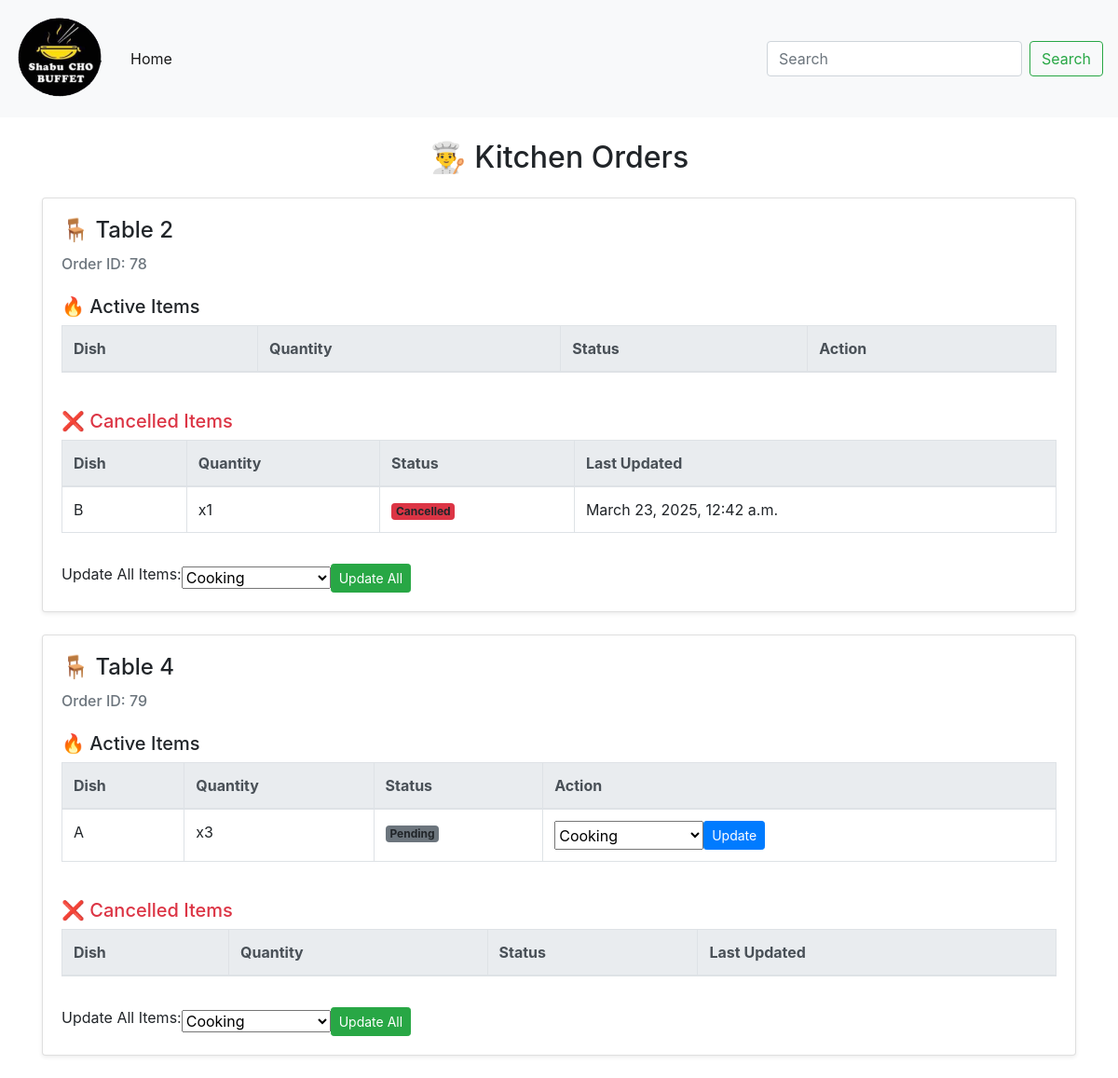
The page /kitchen_order/ on the database its author committed.
### food/models.py (models this page shows, shortened)
class Order(models.Model):
    PENDING = 'Pending'
    FINISHED = 'Finished'
    ORDER_STATUS_CHOICES = [
        (PENDING, 'Pending'),
        (FINISHED, 'Finished'),
    ]
    order_id = models.CharField(max_length=100, editable=False, unique=True, default=uuid.uuid4)
    status = models.CharField(max_length=20, choices=ORDER_STATUS_CHOICES, default=PENDING)
    created_time = models.DateTimeField(auto_now_add=True)
    updated_time = models.DateTimeField(auto_now=True)
    total_price = models.DecimalField(max_digits=10, decimal_places=2, default=0.00)
    session_expired = models.BooleanField(default=False)
    table = models.ForeignKey(Table, related_name='orders', on_delete=models.CASCADE)
    num_customers = models.PositiveIntegerField(default=1)
    selected_package = models.CharField(max_length=255, blank=True, null=True)
    class Meta:
        ordering = ['-created_time']

class Table(models.Model):
    table_number = models.IntegerField(unique=True)
    is_occupied = models.BooleanField(default=False)
    capacity = models.PositiveIntegerField(default=1)  # Number of seats

class OrderItem(models.Model):
    PENDING = 'Pending'
    COOKING = 'Cooking'
    FINISHED = 'Finished'
    CANCELLED = 'Cancelled'
    ITEM_STATUS_CHOICES = [
        (PENDING, 'Pending'),
        (COOKING, 'Cooking'),
        (FINISHED, 'Finished'),
        (CANCELLED, 'Cancelled'),
    ]
    order = models.ForeignKey(Order, related_name='items', on_delete=models.CASCADE)
    dish = models.ForeignKey(Dish, related_name='order_items', on_delete=models.CASCADE)
    quantity = models.PositiveIntegerField(default=1)
    additional_option = models.TextField(blank=True)
    status = models.CharField(max_length=20, choices=ITEM_STATUS_CHOICES, default=PENDING)
    created_at = models.DateTimeField(auto_now_add=True)
    updated_at = models.DateTimeField(auto_now=True)

class Dish(models.Model):
    name = models.CharField(max_length=255)
    description = models.TextField(max_length=200)
    category = models.CharField(max_length=50, default="") #add
    type = models.CharField(max_length=50, default="") #add
    price = models.DecimalField(max_digits=10, decimal_places=2)
    image = models.ImageField(upload_to="img", default="") #add

### food/views.py (the view, shortened to what this page needs)
# urls.py: path('kitchen_order/', views.kitchen_order, name='kitchen_order'),
def kitchen_order(request):
    orders = Order.objects.prefetch_related(
        Prefetch(
            'items',
            queryset=OrderItem.objects.filter(status__in=['Pending', 'Cooking', 'Cancelled'])
        )
    ).filter(
        items__status__in=['Pending', 'Cooking', 'Cancelled']
    ).distinct().order_by('table__table_number')
    return render(request, 'kitchen_order.html', {'orders': orders})

### food/templates/kitchen_order.html (shortened to what this page needs)
{% extends 'base.html' %}
{% block content %}
<div class="container mt-4">
    <h2 class="text-center mb-4">👨‍🍳 Kitchen Orders</h2>
    {% for order in orders %}
    <div class="card mb-4 shadow-sm">
        <div class="card-body">
            <h4 class="card-title">🪑 Table {{ order.table.table_number }}</h4>
            <h6 class="text-muted">Order ID: {{ order.id }}</h6>
            <h5 class="mt-4">🔥 Active Items</h5>
            <div class="table-responsive">
                <table class="table table-bordered table-hover align-middle">
                    <thead class="thead-light">
                        <tr>
                            <th>Dish</th>
                            <th>Quantity</th>
                            <th>Status</th>
                            <th>Action</th>
                        </tr>
                    </thead>
                    <tbody>
                        {% for item in order.items.all %}
                            {% if item.status != 'Finished' and item.status != 'Cancelled' %}
                            <tr>
                                <td>{{ item.dish.name }}</td>
                                <td>x{{ item.quantity }}</td>
                                <td><span class="badge bg-secondary">{{ item.status }}</span></td>
                                <td>
                                    <form method="post" class="d-flex gap-2 flex-wrap">
                                        <select name="new_status" class="form-select form-select-sm" style="min-width: 160px;">
                                            <option value="Cooking" {% if item.status == "Cooking" %}selected{% endif %}>Cooking</option>
                                        </select>
                                        <button type="submit" class="btn btn-sm btn-primary">Update</button>
                                    </form>
                                </td>
                            </tr>
                            {% endif %}
                        {% endfor %}
                    </tbody>
                </table>
            </div>
            <h5 class="mt-4 text-danger">❌ Cancelled Items</h5>
            <div class="table-responsive">
                <table class="table table-bordered table-hover align-middle">
                    <thead class="thead-light">
                        <tr>
                            <th>Dish</th>
                            <th>Quantity</th>
                            <th>Status</th>
                            <th>Last Updated</th>
                        </tr>
                    </thead>
                    <tbody>
                        {% for item in order.items.all %}
                            {% if item.status == 'Cancelled' %}
                            <tr>
                                <td>{{ item.dish.name }}</td>
                                <td>x{{ item.quantity }}</td>
                                <td><span class="badge bg-danger">{{ item.status }}</span></td>
                                <td>{{ item.updated_at }}</td>
                            </tr>
                            {% endif %}
                        {% empty %}
                            <tr>
                                <td colspan="4" class="text-center">No cancelled items.</td>
                            </tr>
                        {% endfor %}
                    </tbody>
                </table>
            </div>
            <form method="post" class="mt-3 d-flex flex-column flex-md-row align-items-md-center gap-2">
                <label class="fw-bold">Update All Items:</label>
                <select name="new_status" class="form-select form-select-sm" style="min-width: 160px;">
                    <option value="Cooking">Cooking</option>
                </select>
                <button type="submit" class="btn btn-sm btn-success">Update All</button>
            </form>
        </div>
    </div>
    {% endfor %}
</div>
{% endblock %}

### rows shown on the page
Order: table.table_number "2", id "78"
OrderItem: dish.name "B", quantity "1", status "Cancelled", updated_at "March 23, 2025, 12:42 a.m."
Order: table.table_number "4", id "79"
OrderItem: dish.name "A", quantity "3", status "Pending"
